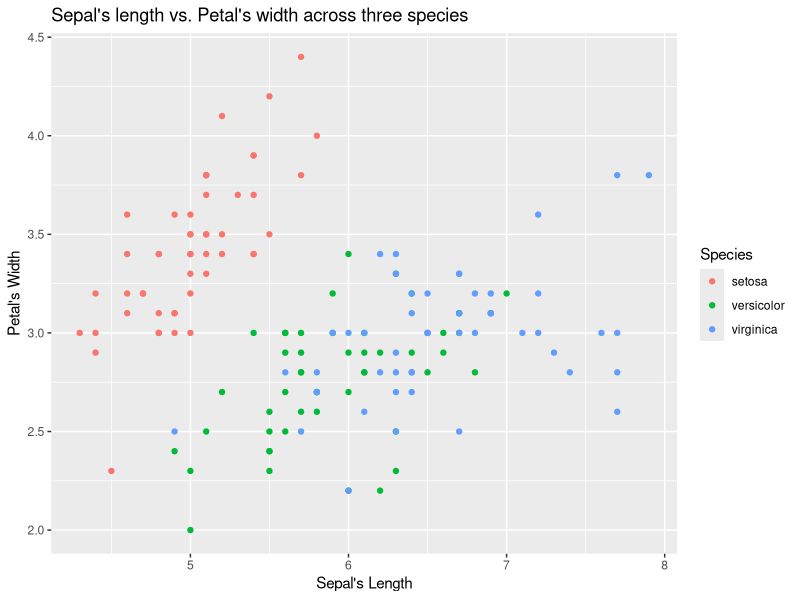

Write R code to recreate this figure.
## ---- chunk 1
knitr::opts_chunk$set(echo = TRUE)
library(tidyverse)
library(dplyr)
library(tidyr)
library(ggplot2)

iris = iris
## ---- chunk 2
ggplot(iris, aes(x = Sepal.Length, y = Sepal.Width, color = Species)) +
  geom_point() +
  labs(x = "Sepal's Length",
       y = "Petal's Width",
       title = "Sepal's length vs. Petal's width across three species")
  
  
